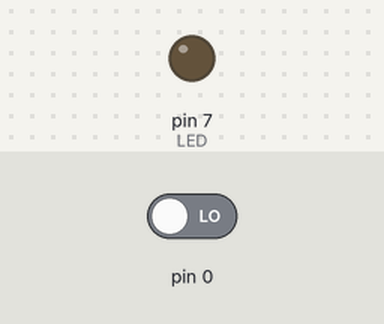
A sketch run on a simulated Arduino Uno, built with avr-gcc and run on an emulated ATmega328P. Parts: output pins drawn as LEDs (lit = HIGH). The test bench sets the inputs (shaded band); at power-on: pin 0 LOW.

Above: at 1.2 s.
1.3 s: pin 0 driven HIGH
At 1.9 s:
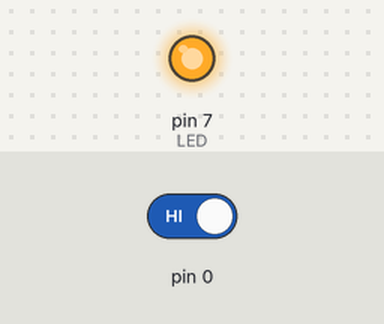
2.8 s: pin 0 driven LOW
At 3.1 s:
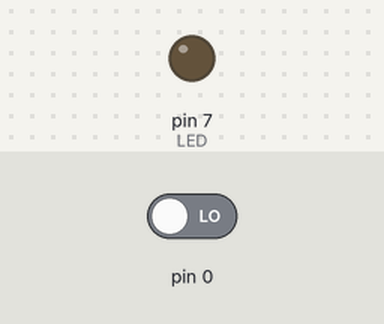
Timing chart, 0 to 5.8 s (numbered marks = the images above; inputs shaded):
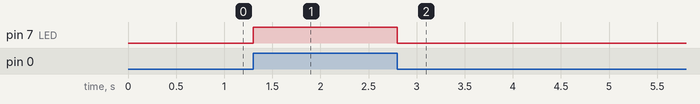

Measured:
- after the input at 1.3 s, pin 7 (LED): LOW → HIGH at once
- after the input at 2.8 s, pin 7 (LED): HIGH → LOW at once

The sketch:

RGBduino.ino
```cpp
#define BUTTON 2
#define LED 7

void setup() {
 pinMode(LED, OUTPUT);
 pinMode(BUTTON, INPUT_PULLUP);
}

void loop() {
digitalRead(BUTTON == LOW) ? digitalWrite(LED, HIGH) : digitalWrite(LED, LOW);
}
```
